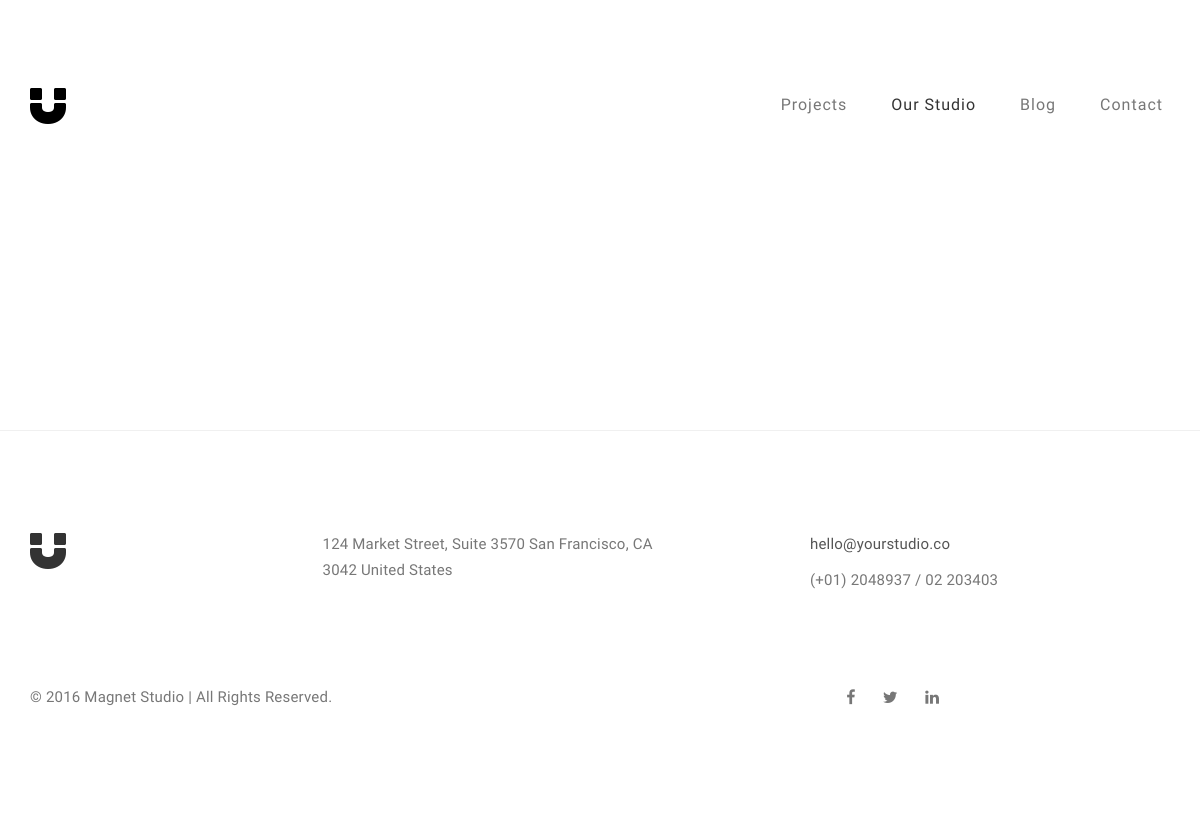
The page /blog/ on the database as committed earlier.
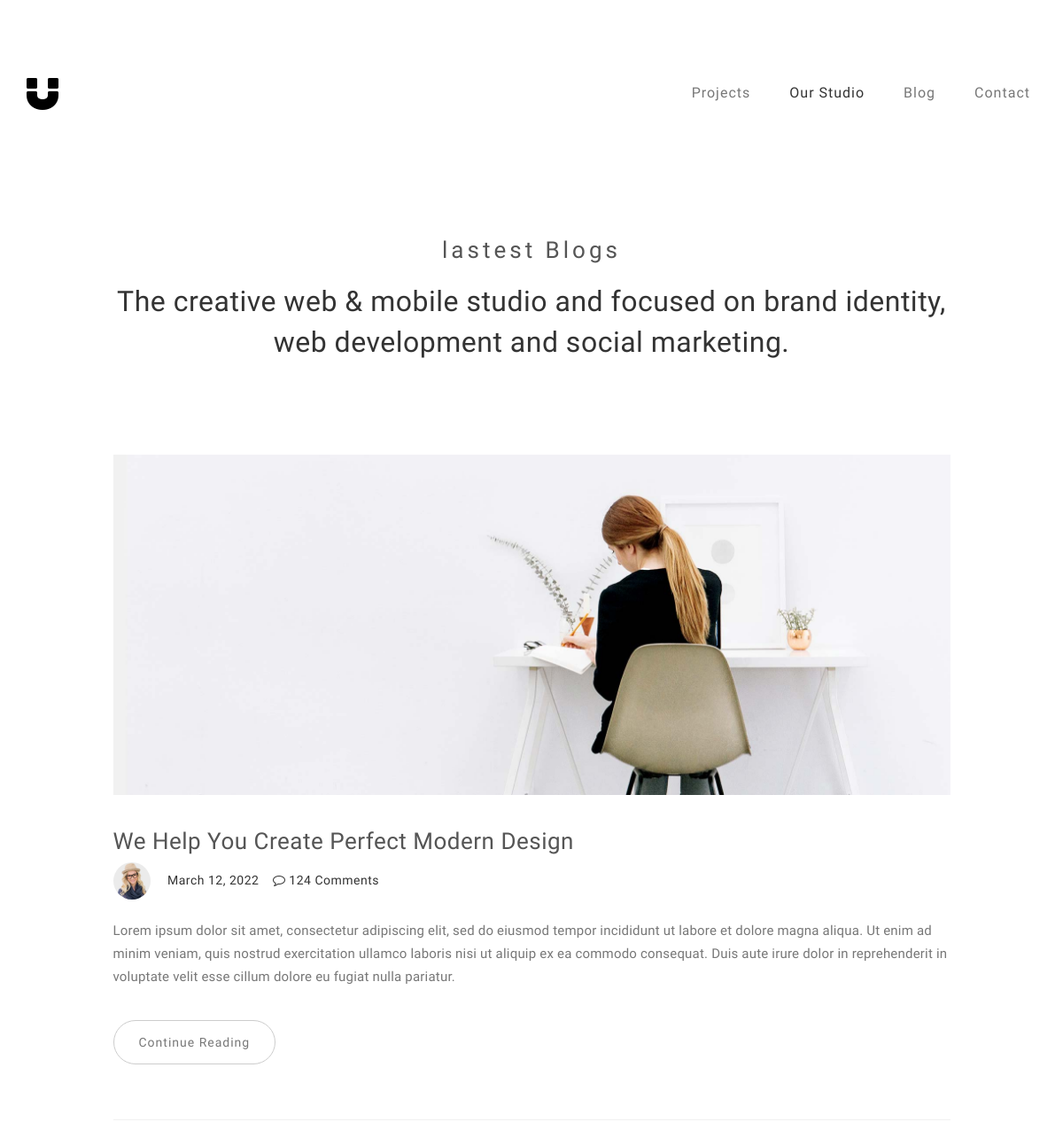
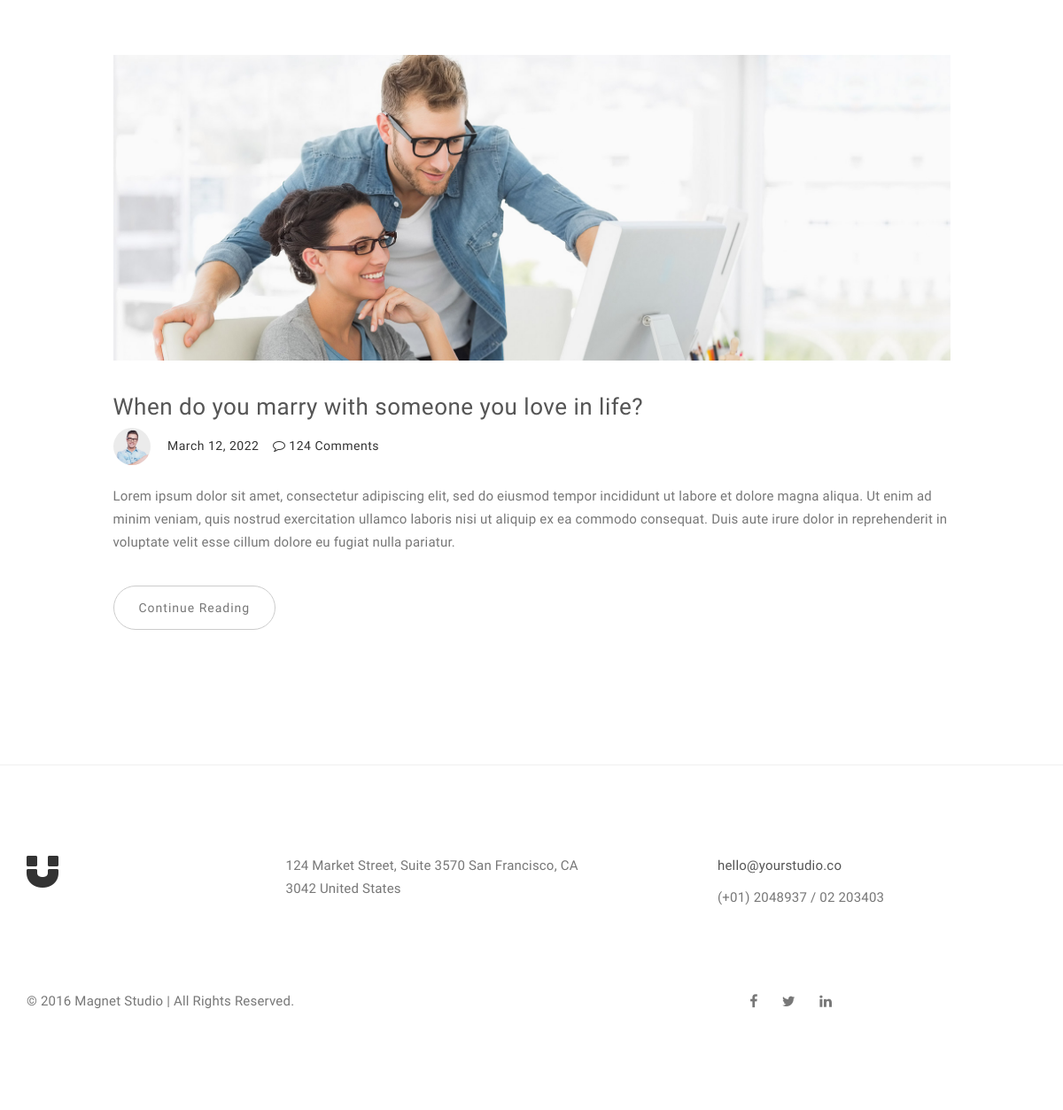
The same page on the database as committed later (2 pictures, top to bottom).
### blog/models.py (models this page shows, shortened)
class blog_header(models.Model):
    title_1 = models.CharField(max_length=50, blank = False, null = False)
    title_2 = models.TextField(max_length=127, blank = False, null = False)
    class Meta:
        verbose_name = 'blog_header'

class blog_Post(models.Model):
    blog_image = models.ImageField(upload_to = 'blog-post-image/')
    title = models.CharField(max_length=127, blank = False, null = False)
    author = models.CharField(max_length=127, blank = False, null = False, default='Admin')
    author_position = models.CharField(max_length=127, blank = False, null = False, default='Admin')
    author_image = models.ImageField(upload_to = 'blog-author-image/')
    blog_date = models.DateField(auto_now=True)
    blog_text1 = models.TextField(max_length=500, blank = False, null = False, default='')
    blog_text2 = models.TextField(max_length=500, blank = False, null = False, default='')
    blog_text3 = models.TextField(max_length=500, blank = False, null = False, default='')
    title_2 = models.CharField(max_length=127, blank = False, null = False, default='')
    blog_text4 = models.TextField(max_length=500, blank = False, null = False, default='')
    blog_text5 = models.TextField(max_length=500, blank = False, null = False, default='')
    class Meta:
        ordering = ['-blog_date']
        verbose_name = 'blog_Post'

### blog/views.py (the view)
# urls.py: 2. Add a URL to urlpatterns:  path('blog/', include('blog.urls'))
def blog(request):
    blog3 = blog_header.objects.all()
    blogs = blog_Post.objects.all()
    context = {
        'blog': blogs,
        'blog2': blog3
    }
    return render (request, 'blog.html', context = context)

### blog/templates/blog.html (shortened to what this page needs)
{% extends 'base.html' %}
{% load static %}
{% block content %}
<section id="blog">
     <div class="container">
          <div class="row">
               <div class="col-md-offset-1 col-md-10 col-sm-12">
                    <div class="section-title">
                         {% for blog3 in blog2 %}
                         <h3>{{blog3.title_1}}</h3>
                         <h2>{{blog3.title_2}}</h2>
                         {% endfor %}
                    </div>
                    {% for new_blog in blog %}
                    <div class="blog-post-thumb">
                         <div class="blog-post-image">
                              <a href="{% url 'blog:blog-detail' new_blog.pk %}">
                                   <img src="{{new_blog.blog_image.url}}" class="img-responsive" alt="Blog Image">
                              </a>
                         </div>
                         <div class="blog-post-title">
                              <h3><a href="{% url 'blog:blog-detail' new_blog.pk %}">{{new_blog.title}}</a></h3>
                         </div>
                         <div class="blog-post-format">
                              <span><a href="#"><img src="{{new_blog.author_image.url}}" class="img-responsive img-circle">{{blogs.author}}</a></span>
                              <span>{{new_blog.blog_date}}</span>
                              <span><a href="#"><i class="fa fa-comment-o"></i> 124 Comments</a></span>
                         </div>
                         <div class="blog-post-des">
                              <p>{{new_blog.blog_text1}}</p>
                              <a href="{% url 'blog:blog-detail' new_blog.pk %}" class="btn btn-default">Continue Reading</a>
                         </div>
                    </div>
                    {% endfor %}
               </div>
          </div>
     </div>
</section>
{% endblock %}

### templates/base.html (shortened to what this page needs)
{% load static %}
<!DOCTYPE html>
<html lang="en">
<head>
<link rel="stylesheet" href="{% static 'css/bootstrap.min.css' %}">
<link rel="stylesheet" href="{% static 'css/font-awesome.min.css' %}">
<link rel="stylesheet" href="{% static 'css/style.css' %}">
</head>
<body>
    {% include 'includes/navbar.html' %}
{% block content %} {% endblock %}
    {% include 'includes/footer.html' %}
</body>
</html>

### templates/includes/navbar.html (shortened to what this page needs)
<div class="navbar navbar-default navbar-static-top" role="navigation">
    <div class="container">
         <div class="navbar-header">
              <a href="{% url 'index:index' %}" class="navbar-brand"><i class="fa fa-magnet"></i></a>
         </div>
         <div class="collapse navbar-collapse">
              <ul class="nav navbar-nav navbar-right">
                   <li><a href="{% url 'index:index' %}">Projects</a></li>
                   <li class="active"><a href="{% url 'about:about' %}">Our Studio</a></li>
                   <li><a href="{% url 'blog:blog' %}">Blog</a></li>
                   <li><a href="{% url 'contact:contact' %}">Contact</a></li>
              </ul>
         </div>
 </div>
</div>

### templates/includes/footer.html
<footer>
    <div class="container">
         <div class="row">
              <div class="col-md-3 col-sm-3">
                   <i class="fa fa-magnet"></i>
              </div>
              <div class="col-md-4 col-sm-4">
                   <p>124 Market Street, Suite 3570 San Francisco, CA 3042 United States</p>
              </div>
              <div class="col-md-offset-1 col-md-4 col-sm-offset-1 col-sm-3">
                   <p><a href="mailto:youremail@gmail.com">hello@yourstudio.co</a></p>
                   <p>(+01) 2048937 / 02 203403</p>
              </div>
              <div class="clearfix col-md-12 col-sm-12">
                   <hr>
              </div>
              <div class="col-md-6 col-sm-6">
                   <div class="footer-copyright">
                        <p>© 2016 Magnet Studio | All Rights Reserved.</p>
                   </div>
              </div>
              <div class="col-md-6 col-sm-6">
                   <ul class="social-icon">
                        <li><a href="#" class="fa fa-facebook"></a></li>
                        <li><a href="#" class="fa fa-twitter"></a></li>
                        <li><a href="#" class="fa fa-linkedin"></a></li>
                   </ul>
              </div>
         </div>
    </div>
</footer>

### static/css/style.css (style rules this page uses)
body { background: #ffffff; font-family: 'Work Sans', sans-serif; font-style: normal; font-weight: 300; overflow-x: hidden; }
h1,h2,h3,h4,h5,h6 { font-style: normal; font-weight: 300; letter-spacing: 0.5px; }
h2 { font-size: 32px; line-height: 46px; }
h3 { font-size: 26px; }
p { color: #777; font-size: 15px; font-weight: 300; line-height: 26px; letter-spacing: 0.2px; }
html { -webkit-font-smoothing: antialiased; }
a { color: #4d638c; -webkit-transition: 0.5s; -o-transition: 0.5s; transition: 0.5s; text-decoration: none !important; }
* { -webkit-box-sizing: border-box; -moz-box-sizing: border-box; box-sizing: border-box; }
*:before, *:after { -webkit-box-sizing: border-box; -moz-box-sizing: border-box; box-sizing: border-box; }
#portfolio, #about, #blog, #contact, #single-project, #blog-single-post { padding-top: 80px; padding-bottom: 120px; }
.section-title { position: relative; padding-bottom: 62px; text-align: center; }
.section-title h3 { color: #555; font-weight: 400; letter-spacing: 4px; }
.navbar-default { background: #ffffff; padding: 18px 0; border: none; margin-top: 62px; }
.navbar-default .navbar-collapse, .navbar-default .navbar-form { border-color: transparent; }
.navbar-default .navbar-brand { padding-top: 6px; }
.navbar-default .navbar-brand .fa { color: #000; font-size: 42px; }
.navbar-default .navbar-nav li a { color: #777; font-size: 16px; letter-spacing: 1px; -webkit-transition: all 0.4s ease-in-out; transition: all 0.4s ease-in-out; padding-right: 22px; padding-left: 22px; }
.navbar-default .navbar-nav li a:hover, .navbar-default .navbar-nav .active > a { color: #333; }
.navbar-default .navbar-nav > .active > a, .navbar-default .navbar-nav > .active > a:hover, .navbar-default .navbar-nav > .active > a:focus { color: #333; background-color: transparent; }
.blog-post-thumb { border-bottom: 1px solid #f0f0f0; padding-top: 32px; padding-bottom: 62px; margin-bottom: 32px; }
.blog-post-thumb:last-child { border-bottom: 0px; padding-bottom: 32px; margin-bottom: 0px; }
.blog-post-image { padding-bottom: 18px; width: 100%; }
.blog-post-title a { color: #555; }
.blog-post-format { padding-bottom: 22px; }
.blog-post-format span { letter-spacing: 0.5px; padding-right: 12px; }
.blog-post-format span a { color: #333; }
.blog-post-format span img { display: inline-block; width: 42px; margin-right: 4px; }
.blog-post-des .btn { border-radius: 100px; color: #777; font-weight: 400; letter-spacing: 1px; padding: 14px 28px; margin-top: 26px; transition: all 0.4s ease-in-out; }
footer { border-top: 1px solid #f0f0f0; padding: 100px 0px; position: relative; }
footer .col-md-3 .fa { font-size: 42px; }
footer a { color: #555; }
footer hr { border-color: #ffffff; margin-top: 42px; margin-bottom: 22px; }
footer .footer-copyright { padding-top: 16px; }
.social-icon { position: relative; padding: 0; margin: 0; text-align: center; }
.social-icon li { display: inline-block; list-style: none; }
.social-icon li a { color: #777; cursor: pointer; font-size: 16px; text-decoration: none; transition: all 0.4s ease-in-out; text-align: center; vertical-align: middle; position: relative; margin: 22px 12px 10px 12px; }

Rows that differ between the two databases and show on the page:
added blog_header: title_1 "lastest Blogs", title_2 "The creative web & mobile studio and focused on brand identity, web development and social marketing."
added blog_Post: blog_image (picture), title "We Help You Create Perfect Modern Design", author_image (picture), blog_date "March 12, 2022", blog_text1 "Lorem ipsum dolor sit amet, consectetur adipiscing elit, sed do eiusmod tempor incididunt ut labore et dolore magna aliqua. Ut enim ad minim veniam, quis nostrud exercitation ullamco laboris nisi ut aliquip ex ea commodo consequat. Duis aute irure dolor in reprehenderit in voluptate velit esse cillum dolore eu fugiat nulla pariatur."
added blog_Post: blog_image (picture), title "When do you marry with someone you love in life?", author_image (picture), blog_date "March 12, 2022", blog_text1 "Lorem ipsum dolor sit amet, consectetur adipiscing elit, sed do eiusmod tempor incididunt ut labore et dolore magna aliqua. Ut enim ad minim veniam, quis nostrud exercitation ullamco laboris nisi ut aliquip ex ea commodo consequat. Duis aute irure dolor in reprehenderit in voluptate velit esse cillum dolore eu fugiat nulla pariatur."
